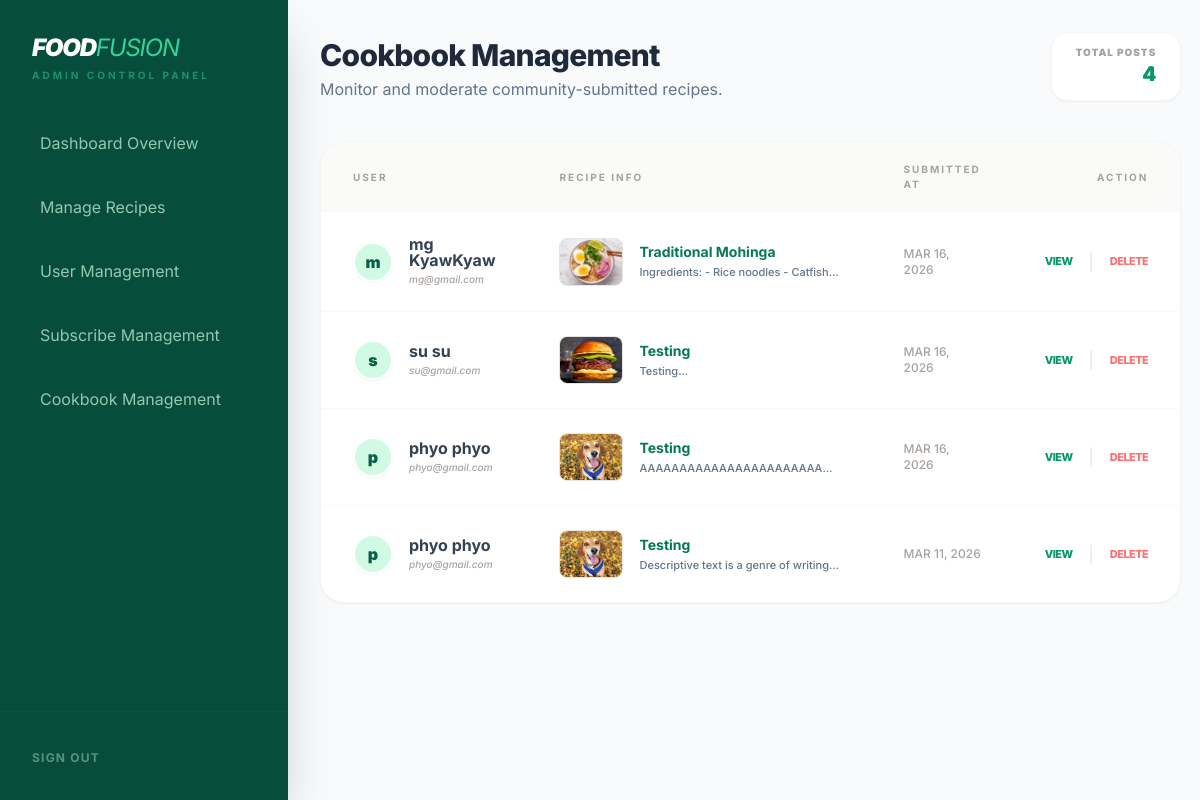
Page /admin/manage_community.php (signed in) on the committed database.
### tables this page shows
CREATE TABLE `community_cookbook` (
  `submission_id` int(11) NOT NULL,
  `user_id` int(11) DEFAULT NULL,
  `recipe_title` varchar(150) DEFAULT NULL,
  `recipe_content` text DEFAULT NULL,
  `image_url` varchar(255) DEFAULT NULL,
  `totalLike` int(11) DEFAULT 0,
  `totalComment` int(11) DEFAULT 0,
  `cuisine_type` varchar(50) DEFAULT NULL,
  `difficulty` enum('Easy','Medium','Hard') DEFAULT NULL,
  `submitted_at` timestamp NOT NULL DEFAULT current_timestamp()
);

CREATE TABLE `users` (
  `id` int(11) NOT NULL,
  `first_name` varchar(50) NOT NULL,
  `last_name` varchar(50) NOT NULL,
  `email` varchar(100) NOT NULL,
  `password` varchar(255) NOT NULL,
  `role` enum('admin','user') DEFAULT 'user',
  `failed_attempts` int(11) DEFAULT 0,
  `lockout_until` datetime DEFAULT NULL,
  `created_at` timestamp NOT NULL DEFAULT current_timestamp()
);

### admin/manage_community.php (the view, shortened to what this page needs)
<?php
require_once '../config/db.php';
include '../includes/header.php';
try {
    $stmt = $pdo->query("SELECT c.*, u.first_name, u.last_name, u.email
                        FROM community_cookbook c
                        JOIN users u ON c.user_id = u.id
                        ORDER BY c.submitted_at DESC");
    $submissions = $stmt->fetchAll();
} catch (PDOException $e) {
    $submissions = [];
}
include '../includes/header.php';
?>
<div class="flex min-h-screen bg-slate-50">
    <aside class="w-72 bg-emerald-900 text-white hidden lg:flex flex-col shrink-0 shadow-2xl">
        <div class="p-8">
            <div class="text-2xl font-black tracking-tighter italic">FOOD<span class="text-emerald-400 font-normal">FUSION</span></div>
            <p class="text-[10px] text-emerald-400/50 uppercase tracking-[0.3em] font-bold mt-1">Admin Control Panel</p>
        </div>
        <nav class="flex-grow px-4 space-y-2">
            <a href="index.php" class="flex items-center gap-3 px-6 py-4 text-emerald-100/70 hover:bg-emerald-800/50 hover:text-white rounded-2xl transition-all group">
                Dashboard Overview
            </a>
            <a href="manage_recipes.php" class="flex items-center gap-3 px-6 py-4 text-emerald-100/70 hover:bg-emerald-800/50 hover:text-white rounded-2xl transition-all group">
                Manage Recipes
            </a>
            <a href="manage_users.php" class="flex items-center gap-3 px-6 py-4 text-emerald-100/70 hover:bg-emerald-800/50 hover:text-white rounded-2xl transition-all group">
                User Management
            </a>
            <a href="manage_subscribers.php" class="flex items-center gap-3 px-6 py-4 text-emerald-100/70 hover:bg-emerald-800/50 hover:text-white rounded-2xl transition-all group">
                Subscribe Management
            </a>
            <a href="manage_community.php" class="flex items-center gap-3 px-6 py-4 text-emerald-100/70 hover:bg-emerald-800/50 hover:text-white rounded-2xl transition-all group">
                Cookbook Management
            </a>
        </nav>
        <div class="p-8 border-t border-emerald-800/50">
            <a href="../auth/logout.php" class="text-xs font-bold text-emerald-100/40 hover:text-red-400 transition-colors uppercase tracking-widest">Sign Out</a>
        </div>
    </aside>
    <main class="flex-grow p-8">
        <header class="mb-10 flex justify-between items-end">
            <div>
                <h1 class="text-3xl font-extrabold text-slate-800 tracking-tight">Cookbook Management</h1>
                <p class="text-slate-500 mt-1">Monitor and moderate community-submitted recipes.</p>
            </div>
            <div class="bg-white px-6 py-3 rounded-2xl shadow-sm border border-stone-100 text-right">
                <p class="text-[10px] font-black uppercase text-stone-400 tracking-widest">Total Posts</p>
                <p class="text-xl font-black text-emerald-600"><?php echo count($submissions); ?></p>
            </div>
        </header>
        <div class="bg-white rounded-3xl shadow-sm border border-stone-100 overflow-hidden">
            <div class="overflow-x-auto">
                <table class="w-full text-left border-collapse">
                    <thead>
                        <tr class="bg-stone-50 text-stone-400 text-[10px] font-black uppercase tracking-[0.2em]">
                            <th class="px-8 py-5">User</th>
                            <th class="px-8 py-5">Recipe Info</th>
                            <th class="px-8 py-5">Submitted At</th>
                            <th class="px-8 py-5 text-right">Action</th>
                        </tr>
                    </thead>
                    <tbody class="divide-y divide-stone-50">
    <?php foreach ($submissions as $row): ?>
    <tr class="hover:bg-slate-50 transition-colors">
        <td class="px-8 py-6">
            <div class="flex items-center gap-4">
                <div class="w-10 h-10 bg-emerald-100 rounded-full flex items-center justify-center font-black text-emerald-800 border-2 border-white shadow-sm shrink-0">
                    <?php echo substr($row['first_name'], 0, 1); ?>
                </div>
                <div>
                    <div class="font-bold text-slate-700 leading-none mb-1">
                        <?php echo htmlspecialchars($row['first_name'] . ' ' . $row['last_name']); ?>
                    </div>
                    <div class="text-[10px] text-stone-400 font-medium italic">
                        <?php echo htmlspecialchars($row['email']); ?>
                    </div>
                </div>
            </div>
        </td>
        <td class="px-8 py-6">
            <div class="flex items-center gap-4">
                <div class="w-16 h-12 rounded-lg bg-stone-100 overflow-hidden border border-stone-200 shrink-0">
                    <?php if (!empty($row['image_url']) && $row['image_url'] !== 'default_recipe.jpg'): ?>
                        <img src="../uploads/cookbook/<?php echo htmlspecialchars($row['image_url']); ?>" class="w-full h-full object-cover">
                    <?php else: ?>
                        <div class="w-full h-full flex items-center justify-center text-[8px] text-stone-300 font-bold uppercase">No Pic</div>
                    <?php endif; ?>
                </div>
                <div class="min-w-0">
                    <div class="font-bold text-emerald-700 text-sm mb-0.5 truncate max-w-[200px]">
                        <?php echo htmlspecialchars($row['recipe_title']); ?>
                    </div>
                    <div class="text-[11px] text-slate-500 truncate max-w-[200px] font-medium">
                        <?php echo substr(htmlspecialchars($row['recipe_content']), 0, 50); ?>...
                    </div>
                </div>
            </div>
        </td>
        <td class="px-8 py-6 text-stone-400 text-xs font-medium uppercase">
            <?php echo date('M d, Y', strtotime($row['submitted_at'])); ?>
        </td>
        <td class="px-8 py-6">
            <div class="flex items-center justify-end space-x-4">
                <a href="view_submission.php?id=<?php echo $row['submission_id']; ?>"
                   class="text-emerald-600 hover:text-emerald-800 font-extrabold text-[11px] uppercase tracking-tighter transition">
                    View
                </a>
                <span class="text-stone-200">|</span>
                <a href="manage_community.php?delete_id=<?php echo $row['submission_id']; ?>"
                   onclick="return confirm('Remove this recipe from the cookbook?')"
                   class="text-red-400 hover:text-red-600 font-extrabold text-[11px] uppercase tracking-tighter transition">
                    Delete
                </a>
            </div>
        </td>
    </tr>
    <?php endforeach; ?>
</tbody>
                </table>
            </div>
        </div>
    </main>
</div>

### includes/header.php (style rules this page uses)
body { font-family: 'Inter', sans-serif; }

### rows in the picture
community_cookbook: user.first_name "m", user.last_name "mg KyawKyaw", user.email "mg@gmail.com", image_url (picture), recipe_title "Traditional Mohinga", recipe_content "Ingredients: - Rice noodles - Catfish…", submitted_at "MAR 16, 2026"
community_cookbook: user.first_name "s", user.last_name "su su", user.email "su@gmail.com", image_url (picture), recipe_title "Testing", recipe_content "Testing", submitted_at "MAR 16, 2026"
community_cookbook: user.first_name "p", user.last_name "phyo phyo", user.email "phyo@gmail.com", image_url (picture), recipe_title "Testing", recipe_content "AAAAAAAAAAAAAAAAAAAAAAA…", submitted_at "MAR 16, 2026"
community_cookbook: user.first_name "p", user.last_name "phyo phyo", user.email "phyo@gmail.com", image_url (picture), recipe_title "Testing", recipe_content "Descriptive text is a genre of writing…", submitted_at "MAR 11, 2026"

### other values in the picture
count($submissions) "4"
